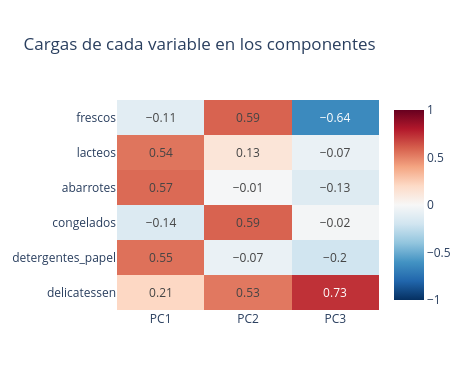

Notebook source saved alongside this figure:
### Markdown cell above
✍️ **¿Qué observas?** ¿Cuánta varianza explican PC1 y PC2 juntos? ¿Dónde ves el codo? ¿Cuántos componentes necesitarías para el 80%? ¿Con cuántos te quedarías y por qué?

RELLENAR CON TUS COMENTARIOS

### Code cell
# ¿Qué variables pesan en cada componente?
# Pista: plot_cargas(pca_log, gasto, n_componentes=3)
# ✍️ Tu código aquí
plot_cargas(pca_log, gasto, n_componentes=3)

### Figure 1 — Plotly figure (JSON) as saved in the notebook; plotly's stock layout.template omitted (floating-point values rounded to 4 significant figures)
{"data": [{"coloraxis": "coloraxis", "hovertemplate": "x: %{x}<br>y: %{y}<br>color: %{z}<extra></extra>", "name": "0", "texttemplate": "%{z}", "type": "heatmap", "x": ["PC1", "PC2", "PC3"], "xaxis": "x", "y": ["frescos", "lacteos", "abarrotes", "congelados", "detergentes_papel", "delicatessen"], "yaxis": "y", "z": [[-0.11, 0.59, -0.64], [0.54, 0.13, -0.07], [0.57, -0.01, -0.13], [-0.14, 0.59, -0.02], [0.55, -0.07, -0.2], [0.21, 0.53, 0.73]]}], "layout": {"coloraxis": {"autocolorscale": false, "cmax": 1, "cmin": -1, "colorscale": [[0, "rgb(5,48,97)"], [0.1, "rgb(33,102,172)"], [0.2, "rgb(67,147,195)"], [0.3, "rgb(146,197,222)"], [0.4, "rgb(209,229,240)"], [0.5, "rgb(247,247,247)"], [0.6, "rgb(253,219,199)"], [0.7, "rgb(244,165,130)"], [0.8, "rgb(214,96,77)"], [0.9, "rgb(178,24,43)"], [1, "rgb(103,0,31)"]]}, "height": 390, "title": {"text": "Cargas de cada variable en los componentes"}, "width": 470, "xaxis": {"anchor": "y", "domain": [0, 1]}, "yaxis": {"anchor": "x", "autorange": "reversed", "domain": [0, 1]}}}
